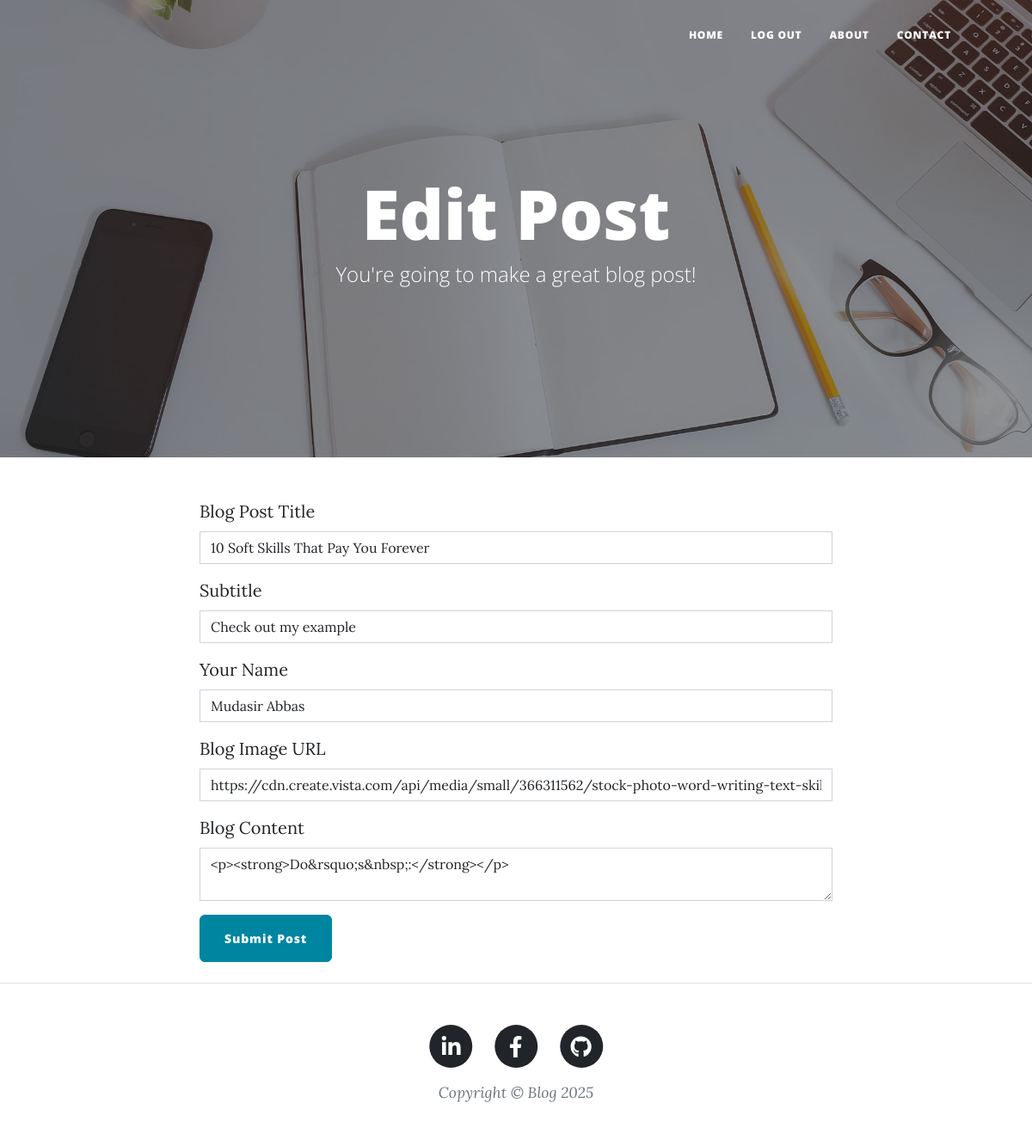
The app's page /edit-post/2 (signed in), older data.
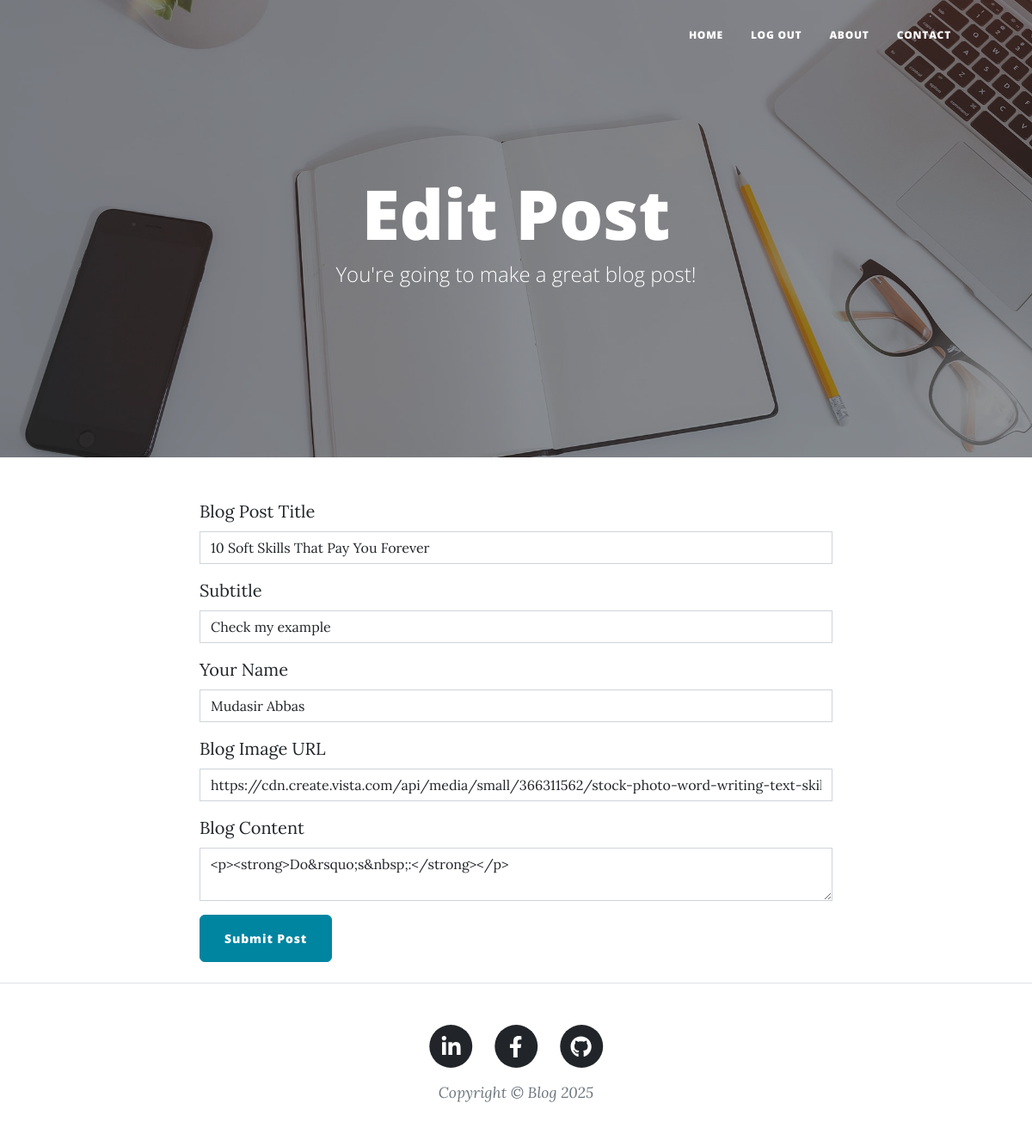
The same page, newer data.
### tables this page shows
CREATE TABLE blog_post (
                id INTEGER PRIMARY KEY AUTOINCREMENT,
                title TEXT NOT NULL UNIQUE,
                subtitle TEXT NOT NULL,
                date TEXT NOT NULL,
                body TEXT NOT NULL,
                author TEXT NOT NULL,
                img_url TEXT NOT NULL,
                author_id INTEGER NOT NULL,
                FOREIGN KEY (author_id) REFERENCES user(id) ON DELETE CASCADE
            );

### main.py (the view, shortened to what this page needs)
@app.route("/edit-post/<int:post_id>", methods=["GET", "POST"])
@admin_only
def edit_post(post_id):
    form = CreatePostForm()
    with sqlite3.connect(DB_PATH) as conn:
        cursor = conn.cursor()
        post = cursor.execute("SELECT * FROM blog_post WHERE id = ?", (post_id,)).fetchone()
        if post is None:
            return "Post not found", 404
        form.title.data = post[1]
        form.body.data = post[4]
        form.author.data = post[5]
        form.img_url.data = post[6]
        form.subtitle.data = post[2]
    return render_template("make-post.html", form=form, is_edit=True, current_user=current_user)

### forms.py
class CreatePostForm(FlaskForm):
    title = StringField("Blog Post Title", validators=[DataRequired()])
    subtitle = StringField("Subtitle", validators=[DataRequired()])
    author = StringField("Your Name", validators=[DataRequired()])
    img_url = StringField("Blog Image URL", validators=[DataRequired()])
    body = CKEditorField("Blog Content", validators=[DataRequired()])
    submit = SubmitField("Submit Post")

### main.py (called while the page is built)
@login_manager.user_loader
def load_user(user_id):
    with sqlite3.connect(DB_PATH) as conn:
        cursor = conn.cursor()
        cursor.execute("SELECT * , password FROM user WHERE id = ?", (user_id,))
        user = cursor.fetchone()
        if user:
            return User(id=user[0], email=user[1], first_name=user[3], last_name=user[4], password=user[2])
    return None

def admin_only(f):
    @wraps(f)
    def decorated_function(*args, **kwargs):
        if not current_user.is_authenticated or current_user.id != 1:
            return abort(403)  # Forbidden access
        return f(*args, **kwargs)
    return decorated_function

### templates/make-post.html (shortened to what this page needs)
{% from "bootstrap5/form.html" import render_form %}
{% block content %}
{% include "header.html" %}
<header
  class="masthead"
  style="background-image: url('../static/assets/img/edit-bg.jpg')">
  <div class="container position-relative px-4 px-lg-5">
    <div class="row gx-4 gx-lg-5 justify-content-center">
      <div class="col-md-10 col-lg-8 col-xl-7">
        <div class="page-heading">
          {% if is_edit: %}
          <h1>Edit Post</h1>
          {% else: %}
          <h1>New Post</h1>
          {% endif %}
          <span class="subheading">You're going to make a great blog post!</span>
        </div>
      </div>
    </div>
  </div>
</header>
<main class="mb-4">
  <div class="container">
    <div class="row">
      <div class="col-lg-8 col-md-10 mx-auto">
        {{ render_form(form, novalidate=True, button_map={"submit": "primary"}) }}
      </div>
    </div>
  </div>
</main>
{% include "footer.html" %}
{% endblock %}

Row changes from the older to the newer data that the page shows:
changed blog_post "10 Soft Skills That Pay You Forever": subtitle "Check out my example" → "Check my example"
